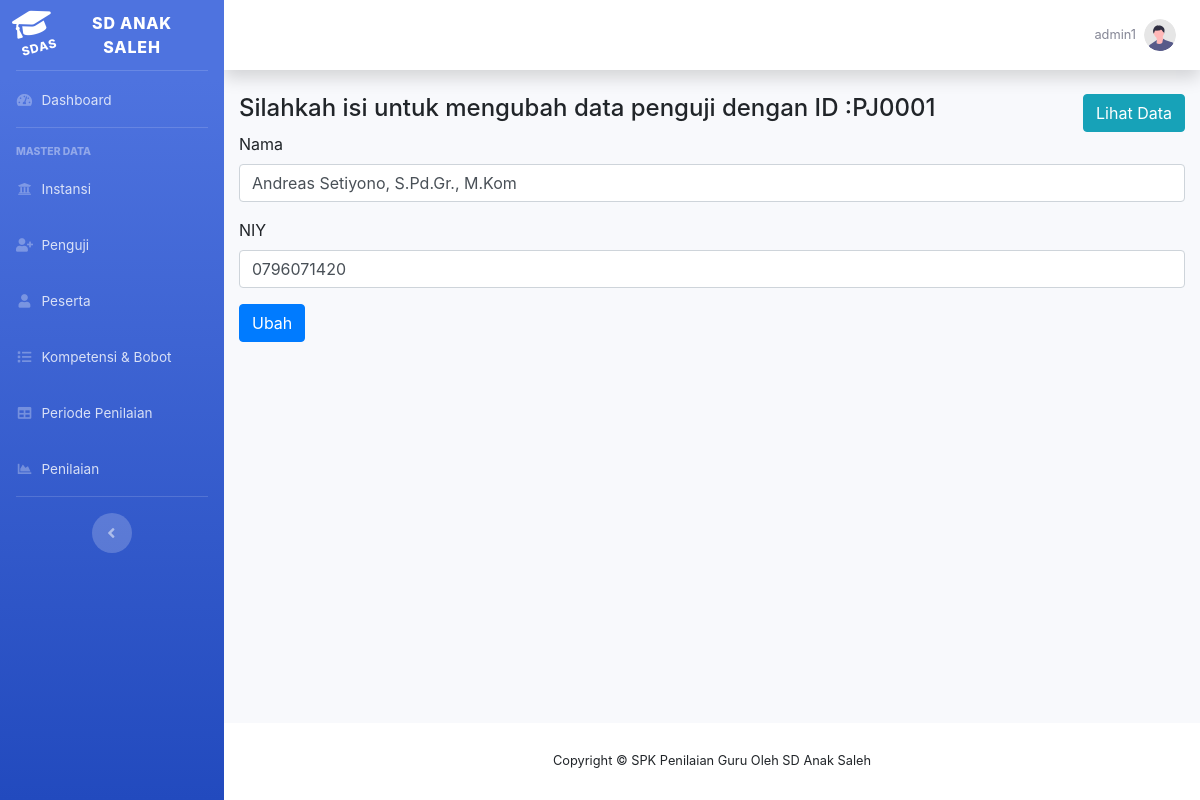
/penguji_edit.php?kode=PJ0001 (signed in), run on the app's committed database.
### tables this page shows
CREATE TABLE `penguji` (
  `penguji_id` varchar(10) NOT NULL,
  `penguji_nama` varchar(100) NOT NULL,
  `penguji_nuptk` varchar(100) DEFAULT NULL,
  `username` varchar(100) NOT NULL,
  `password` varchar(100) NOT NULL
);

### config.php (called while the page is built, shortened)
<?php
	$database = 'mcdm_pkg';
?>

### crud.php (called while the page is built, shortened)
<?php
    function ambileditpenguji($aid) {
        include('config.php');
        $query = "SELECT * FROM penguji WHERE penguji_id='$aid'";
        $result = mysqli_query($db,$query);
        return $result;
    }

### penguji_edit.php (the view, shortened to what this page needs)
<?php
include ("header.php");
require 'crud.php';
$book = ambileditpenguji($_GET['kode']);
$edit = mysqli_fetch_assoc($book);
?>
<div class="row">
  <div class="col-auto mr-auto"><h4>Silahkah isi untuk mengubah data penguji dengan ID :<?php echo $edit['penguji_id']; ?></h4></div>
  <div class="col-auto"><a  href="penguji_view.php" class="btn btn-info">Lihat Data</i></a></div>
</div>
<form  method="post">
    <div class="form-group">
        <label>Nama</label>
        <input type="text" class="form-control" placeholder="Silahkan isi dengan Nama Penguji" name="nama" value="<?php echo $edit['penguji_nama']; ?>" required/>
    </div>
    <div class="form-group">
        <label>NIY</label>
        <input type="text" class="form-control" placeholder="Silahkan isi dengan NUPTK Penguji" name="nuptk" value="<?php echo $edit['penguji_nuptk']; ?>"/>
    </div>
    <button  type="submit" class="btn btn-primary" name="kirim">
        Ubah
    </button>
</form>
<br/>
<?php
include ("footer.php");
?>

### data on the page
penguji: penguji_id "PJ0001", nama "Andreas Setiyono, S.Pd.Gr., M.Kom", nuptk "0796071420"

### other printed values
$_SESSION['username'] "admin1"
